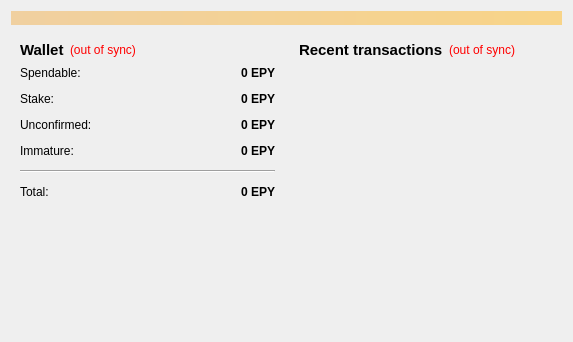
<?xml version="1.0" encoding="UTF-8"?>
<ui version="4.0">
 <class>OverviewPage</class>
 <widget class="QWidget" name="OverviewPage">
  <property name="geometry">
   <rect>
    <x>0</x>
    <y>0</y>
    <width>573</width>
    <height>342</height>
   </rect>
  </property>
  <property name="windowTitle">
   <string>Form</string>
  </property>
  <layout class="QVBoxLayout" name="topLayout">
   <item>
    <widget class="QLabel" name="labelAlerts">
     <property name="visible">
      <bool>false</bool>
     </property>
     <property name="styleSheet">
      <string notr="true">background-color: qlineargradient(x1: 0, y1: 0, x2: 1, y2: 0, stop:0 #F0D0A0, stop:1 #F8D488);  color:#000000
</string>
     </property>
     <property name="wordWrap">
      <bool>true</bool>
     </property>
     <property name="margin">
      <number>3</number>
     </property>
    </widget>
   </item>
   <item>
    <layout class="QHBoxLayout" name="horizontalLayout" stretch="1,1">
     <item>
      <layout class="QVBoxLayout" name="verticalLayout_2">
       <item>
        <widget class="QWidget" name="widget" native="true">
         <layout class="QVBoxLayout" name="verticalLayout_4">
          <item>
           <layout class="QHBoxLayout" name="horizontalLayout_4">
            <item>
             <widget class="QLabel" name="label_5">
              <property name="font">
               <font>
                <pointsize>11</pointsize>
                <weight>75</weight>
                <bold>true</bold>
               </font>
              </property>
              <property name="text">
               <string>Wallet</string>
              </property>
             </widget>
            </item>
            <item>
             <widget class="QLabel" name="labelWalletStatus">
              <property name="toolTip">
               <string>The displayed information may be out of date. Your wallet automatically synchronizes with the Empyrean network after a connection is established, but this process has not completed yet.</string>
              </property>
              <property name="styleSheet">
               <string notr="true">QLabel { color: red; }</string>
              </property>
              <property name="text">
               <string notr="true">(out of sync)</string>
              </property>
              <property name="alignment">
               <set>Qt::AlignLeading|Qt::AlignLeft|Qt::AlignVCenter</set>
              </property>
             </widget>
            </item>
            <item>
             <spacer name="horizontalSpacer_2">
              <property name="orientation">
               <enum>Qt::Horizontal</enum>
              </property>
              <property name="sizeHint" stdset="0">
               <size>
                <width>40</width>
                <height>20</height>
               </size>
              </property>
             </spacer>
            </item>
           </layout>
          </item>
          <item>
           <layout class="QFormLayout" name="formLayout_2">
            <property name="fieldGrowthPolicy">
             <enum>QFormLayout::AllNonFixedFieldsGrow</enum>
            </property>
            <property name="horizontalSpacing">
             <number>12</number>
            </property>
            <property name="verticalSpacing">
             <number>12</number>
            </property>
            <item row="0" column="0">
             <widget class="QLabel" name="label">
              <property name="text">
               <string>Spendable:</string>
              </property>
             </widget>
            </item>
            <item row="0" column="1">
             <widget class="QLabel" name="labelBalance">
              <property name="font">
               <font>
                <weight>75</weight>
                <bold>true</bold>
               </font>
              </property>
              <property name="cursor">
               <cursorShape>IBeamCursor</cursorShape>
              </property>
              <property name="toolTip">
               <string>Your current spendable balance</string>
              </property>
              <property name="text">
               <string notr="true">0 EPY</string>
              </property>
              <property name="alignment">
               <set>Qt::AlignRight|Qt::AlignTrailing|Qt::AlignVCenter</set>
              </property>
              <property name="textInteractionFlags">
               <set>Qt::LinksAccessibleByMouse|Qt::TextSelectableByKeyboard|Qt::TextSelectableByMouse</set>
              </property>
             </widget>
            </item>
            <item row="1" column="0">
             <widget class="QLabel" name="label_6">
              <property name="text">
               <string>Stake:</string>
              </property>
             </widget>
            </item>
            <item row="1" column="1">
             <widget class="QLabel" name="labelStake">
              <property name="font">
               <font>
                <weight>75</weight>
                <bold>true</bold>
               </font>
              </property>
              <property name="cursor">
               <cursorShape>IBeamCursor</cursorShape>
              </property>
              <property name="toolTip">
               <string>Total of coins that was staked, and do not yet count toward the current balance</string>
              </property>
              <property name="text">
               <string notr="true">0 EPY</string>
              </property>
              <property name="alignment">
               <set>Qt::AlignRight|Qt::AlignTrailing|Qt::AlignVCenter</set>
              </property>
              <property name="textInteractionFlags">
               <set>Qt::LinksAccessibleByMouse|Qt::TextSelectableByKeyboard|Qt::TextSelectableByMouse</set>
              </property>
             </widget>
            </item>
            <item row="2" column="0">
             <widget class="QLabel" name="label_3">
              <property name="text">
               <string>Unconfirmed:</string>
              </property>
             </widget>
            </item>
            <item row="2" column="1">
             <widget class="QLabel" name="labelUnconfirmed">
              <property name="font">
               <font>
                <weight>75</weight>
                <bold>true</bold>
               </font>
              </property>
              <property name="cursor">
               <cursorShape>IBeamCursor</cursorShape>
              </property>
              <property name="toolTip">
               <string>Total of transactions that have yet to be confirmed, and do not yet count toward the current balance</string>
              </property>
              <property name="text">
               <string notr="true">0 EPY</string>
              </property>
              <property name="alignment">
               <set>Qt::AlignRight|Qt::AlignTrailing|Qt::AlignVCenter</set>
              </property>
              <property name="textInteractionFlags">
               <set>Qt::LinksAccessibleByMouse|Qt::TextSelectableByKeyboard|Qt::TextSelectableByMouse</set>
              </property>
             </widget>
            </item>
            <item row="3" column="0">
             <widget class="QLabel" name="labelImmatureText">
              <property name="text">
               <string>Immature:</string>
              </property>
             </widget>
            </item>
            <item row="3" column="1">
             <widget class="QLabel" name="labelImmature">
              <property name="font">
               <font>
                <weight>75</weight>
                <bold>true</bold>
               </font>
              </property>
              <property name="toolTip">
               <string>Mined balance that has not yet matured</string>
              </property>
              <property name="text">
               <string notr="true">0 EPY</string>
              </property>
              <property name="alignment">
               <set>Qt::AlignRight|Qt::AlignTrailing|Qt::AlignVCenter</set>
              </property>
              <property name="textInteractionFlags">
               <set>Qt::LinksAccessibleByMouse|Qt::TextSelectableByKeyboard|Qt::TextSelectableByMouse</set>
              </property>
             </widget>
            </item>
            <item row="4" column="0" colspan="2">
             <widget class="Line" name="line">
              <property name="orientation">
               <enum>Qt::Horizontal</enum>
              </property>
             </widget>
            </item>
            <item row="5" column="0">
             <widget class="QLabel" name="labelTotalText">
              <property name="text">
               <string>Total:</string>
              </property>
             </widget>
            </item>
            <item row="5" column="1">
             <widget class="QLabel" name="labelTotal">
              <property name="font">
               <font>
                <weight>75</weight>
                <bold>true</bold>
               </font>
              </property>
              <property name="cursor">
               <cursorShape>IBeamCursor</cursorShape>
              </property>
              <property name="toolTip">
               <string>Your current total balance</string>
              </property>
              <property name="text">
               <string notr="true">0 EPY</string>
              </property>
              <property name="alignment">
               <set>Qt::AlignRight|Qt::AlignTrailing|Qt::AlignVCenter</set>
              </property>
              <property name="textInteractionFlags">
               <set>Qt::LinksAccessibleByMouse|Qt::TextSelectableByKeyboard|Qt::TextSelectableByMouse</set>
              </property>
             </widget>
            </item>
           </layout>
          </item>
         </layout>
        </widget>
       </item>
       <item>
        <spacer name="verticalSpacer">
         <property name="orientation">
          <enum>Qt::Vertical</enum>
         </property>
         <property name="sizeHint" stdset="0">
          <size>
           <width>20</width>
           <height>40</height>
          </size>
         </property>
        </spacer>
       </item>
      </layout>
     </item>
     <item>
      <layout class="QVBoxLayout" name="verticalLayout_3">
       <item>
        <widget class="QWidget" name="widget_2" native="true">
         <layout class="QVBoxLayout" name="verticalLayout">
          <item>
           <layout class="QHBoxLayout" name="horizontalLayout_2">
            <item>
             <widget class="QLabel" name="label_4">
              <property name="font">
               <font>
                <pointsize>11</pointsize>
                <weight>75</weight>
                <bold>true</bold>
               </font>
              </property>
              <property name="text">
               <string>&lt;b&gt;Recent transactions&lt;/b&gt;</string>
              </property>
             </widget>
            </item>
            <item>
             <widget class="QLabel" name="labelTransactionsStatus">
              <property name="toolTip">
               <string>The displayed information may be out of date. Your wallet automatically synchronizes with the Empyrean network after a connection is established, but this process has not completed yet.</string>
              </property>
              <property name="styleSheet">
               <string notr="true">QLabel { color: red; }</string>
              </property>
              <property name="text">
               <string notr="true">(out of sync)</string>
              </property>
              <property name="alignment">
               <set>Qt::AlignRight|Qt::AlignTrailing|Qt::AlignVCenter</set>
              </property>
             </widget>
            </item>
            <item>
             <spacer name="horizontalSpacer">
              <property name="orientation">
               <enum>Qt::Horizontal</enum>
              </property>
              <property name="sizeHint" stdset="0">
               <size>
                <width>40</width>
                <height>20</height>
               </size>
              </property>
             </spacer>
            </item>
           </layout>
          </item>
          <item>
           <widget class="QListView" name="listTransactions">
            <property name="styleSheet">
             <string notr="true">QListView { background: transparent; }</string>
            </property>
            <property name="frameShape">
             <enum>QFrame::NoFrame</enum>
            </property>
            <property name="verticalScrollBarPolicy">
             <enum>Qt::ScrollBarAlwaysOff</enum>
            </property>
            <property name="horizontalScrollBarPolicy">
             <enum>Qt::ScrollBarAlwaysOff</enum>
            </property>
            <property name="selectionMode">
             <enum>QAbstractItemView::NoSelection</enum>
            </property>
           </widget>
          </item>
         </layout>
        </widget>
       </item>
      </layout>
     </item>
    </layout>
   </item>
  </layout>
 </widget>
 <resources/>
 <connections/>
</ui>
